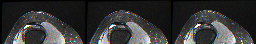
#> input picture Assets/Axial/Converted/Training/0000.npy.png, 256 x 44 px, found by its file name; its folder holds 4 pictures in this run
$ python SteamInAI.py
#> lines starting #> are read from the running program, lines starting #| are printed output that depends on the picture
import numpy as np
import cv2 as cv
from PIL import Image #needed for rgb extraction
import os #needed for iterating through folder
from os import listdir #needed for iterating through folder
import pandas as pd #needed for going through .csv file

import matplotlib.pyplot as plt
import sklearn
from sklearn.cluster import KMeans

# [130 lines of commented-out code are left out]
train_list = []
val_list = []

folTrain = "Dataset/Axial/Converted/Training"
folValid = "Dataset/Axial/Converted/Validation"

var = os.listdir(folTrain)
# [78 lines of commented-out code are left out]

for images in os.listdir(folTrain):
    #Check if files in folder end in 'png'
    if(images.endswith('.png')):
        imgT = Image.open('Dataset/Axial/Converted/Training/' + images)
#> imgT is the input picture: PIL image 256x44 RGB; mean R, G, B 52.5, 52.8, 52.6
        imgT.convert('RGB')

        imgT = imgT.resize((44,44))
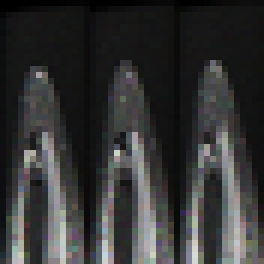
#> imgT: PIL image 44x44 RGB (shown 6 times larger); mean R, G, B 52.6, 52.8, 52.7

        imgT_converted_to_np_type = np.array(imgT)
        #print(type(img_converted_to_np_type))

        train_list.append(imgT_converted_to_np_type)
#> pass 2 of the loop `for images in os.listdir(folTrain):`:
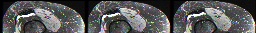
#> input picture Assets/Axial/Converted/Training/0003.npy.png, 256 x 33 px, found by its file name
#> imgT is the input picture: PIL image 256x33 RGB; mean R, G, B 86.6, 86.9, 86.8
#> `imgT = imgT.resize((44,44))`:
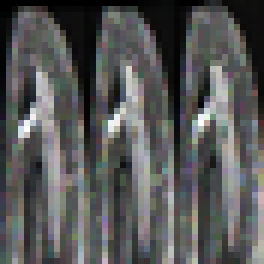
#> imgT: PIL image 44x44 RGB (shown 6 times larger); mean R, G, B 86.7, 87.1, 87
#> pass 3 of the loop `for images in os.listdir(folTrain):`:
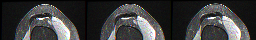
#> input picture Assets/Axial/Converted/Training/0004.npy.png, 256 x 40 px, found by its file name
#> imgT is the input picture: PIL image 256x40 RGB; mean R, G, B 60.5, 60.4, 60.5
#> `imgT = imgT.resize((44,44))`:
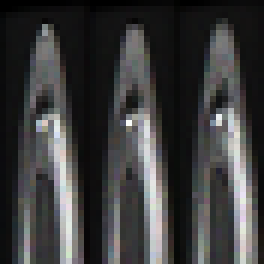
#> imgT: PIL image 44x44 RGB (shown 6 times larger); mean R, G, B 60.5, 60.4, 60.6
#> the loop made 4 passes; the first 3 are shown


#Read .csv file with pandas dataframe
#Start with training
#print('\nTraining labels\n')
dfT = pd.read_csv('MRNet-v1.0/train-acl.csv', header = None, nrows = 400)
#> (reads MRNet-v1.0/train-acl.csv from the repository)
#> dfT = table of 400 rows and 2 columns
trainLabel = dfT.values.tolist()
#> trainLabel = 400 pairs, first value 0 to 399, second value 0 to 1
trainLA = np.array(trainLabel)
#> trainLA has the same summary as trainLabel
ah = trainLA[:,1:]
#> ah = 400 values, max 1 at index 1, min 0 at index 0, mean 0.212

#print(ah)

ordered_training_data = []
ordered_training_labels = []

#train_images_class_1 = []
#train_images_class_0 = []
count_ones = 0
count_zeros = 0

for x in range(len(ah)):
    if ah[x] == 1:
        #print("Label is 1")
#> (the run stopped early here; a loop or call above may not have finished)
